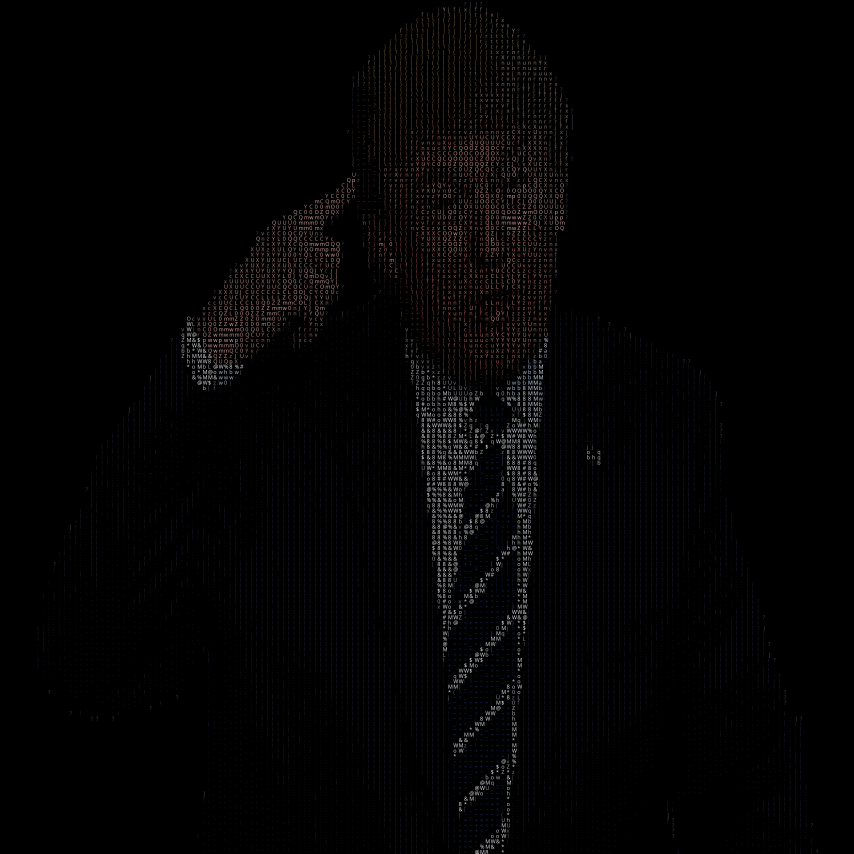
#> input picture example/Donald Trump/Donald-Trump-ASCII-color.png, 2560 x 2560 px (shown at 1/3 size)
$ python -i __init__.py   (imports and definitions only)
#> lines starting #> are read from the running program, lines starting #| are printed output that depends on the picture
import json
from re import ASCII
from PIL import Image, ImageDraw, ImageFont
from colour import Color
import math
import os
from tqdm import tqdm

class ASCIIImage:

    def __init__(self, path, size=200, charset=None):
        """Initialize ASCII art generator

        Args:
            path (string): path to image
            size (int, optional): chracters per line. The more characters there are, the slower the speed of conversion. Defaults to 200.
            charset (string_or_list[str], optional): Charset to use for the ascii art. Defaults to None.

        Raises:
            FileNotFoundError: will be raised when the image file does not exist
        """
#> called with size = 200

        self.charset = "$@B%8&WM#*oahkbdpqwmZO0QLCJUYXzcvunxrjft/\|()1{}[]?-_+~<>i!lI;:,\"^`'. "[::-1] if not charset else charset
        if os.path.exists(path):
            self.path = path
        else:
            raise FileNotFoundError("Could not resolve path to image file.")

        self.size = size
        self.img = Image.open(self.path)
#> self.img is the input picture: PIL image 2560x2560 RGB; mean R, G, B 3.5, 3.1, 3.3
        self.img = self.img.resize(
            (self.size, round(self.img.size[1]/self.img.size[0]*self.size)))
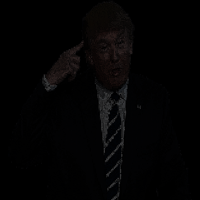
#> self.img: PIL image 200x200 RGB; mean R, G, B 3.6, 3.1, 3.3
        self.img = self.img.convert("RGBA")
#> self.img: PIL image 200x200 RGBA
        self.pixel = self.img.load()

    # [48 lines left out: function toImage, not called in this run]

    def toText(
        self,
        save_img=False,
        save_path=".",
        turn90deg=False,
        JSON=False):
        """Generate ascii art in text format

        Args:
            save_img (bool, optional): wether to save the result into a text or JSON file. Defaults to False.

            save_path (str, optional): destination path to save the result text file. Defaults to ".".

            turn90deg (bool, optional): turn the ascii art 90 degrees. Defaults to False.

            JSON (bool, optional): return the result in JSON format. Defaults to False.
        """
#> called with save_img = False, save_path = '.', turn90deg = False, JSON = False
        img = []
        for i in range(self.img.size[0]):
            img.append("")
            for j in range(self.img.size[1]):
                if self.pixel[i, j][3] == 0:
                    char = " "
                else:
                    char = self.charset[math.floor(
                        len(self.charset) / 255 * (round(sum(self.pixel[i, j][:3]) / 3) - 1))]
                img[-1] += char
#> after the loop, img = 200 items

        if not JSON:
            result = "\n".join(img) if turn90deg else "\n".join(
                "".join(i) for i in list(zip(*img)))

            if save_img:
                open(os.path.join(save_path, self.path.split("/")
                     [-1].rsplit(".", 1)[0]+"-ASCII.txt"), "w").write(result)
            else:
                print(result)
        else:
            if not turn90deg:
                result = ["".join(i) for i in list(zip(*img))]

            if save_img:
                json.dump(result, open(os.path.join(save_path, self.path.split(
                    "/")[-1].rsplit(".", 1)[0]+"-ASCII.json"), "w"), indent=4)
            else:
                print(json.dumps(result, indent=4))

>>> result = ASCIIImage('../../example/Donald Trump/Donald-Trump-ASCII-color.png').toText()
